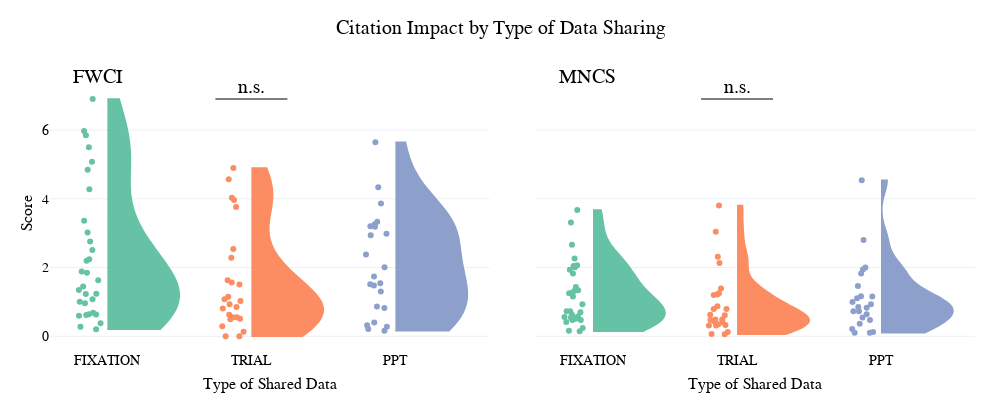

Source (notebook cell):
### Markdown cell above
#### Visualizing Share-Type Comparison

### Code cell
share_groups = {"FIXATION": "#66c2a5", "TRIAL": "#fc8d62", "PPT": "#8da0cb"}
metrics = {"FieldWeightedCitationIndex": "FWCI", "MeanNormalizedCitationScore": "MNCS",}
plot_data = (
    combined
    .loc[combined["data_sharing_class"].isin(share_groups.keys())]
    .melt(
        id_vars=['data_sharing_class'],
        value_vars=list(metrics.keys()),
        var_name='name',
        value_name='value'
    )
    .replace(metrics)
)

sharegroup_fig = make_subplots(
    rows=1, cols=len(metrics), column_titles=list(metrics.values()),
    shared_yaxes=True, horizontal_spacing=0.05,
)
annotation_height = plot_data["value"].max()
for c, (metric, metric_label) in enumerate(metrics.items(), start=1):
    for sharing_class, color in share_groups.items():
        subset = plot_data[
            (plot_data["data_sharing_class"] == sharing_class) &
            (plot_data["name"] == metric_label)
        ]
        sharegroup_fig.add_trace(
            row=1, col=c,
            trace=go.Violin(
                x=subset['data_sharing_class'], y=subset['value'],
                name=sharing_class, legendgroup=sharing_class, scalegroup=sharing_class,
                side='positive', points='all', pointpos=-0.25, jitter=0.2,
                fillcolor=color, line=dict(color=color, width=1.5),
                width=1.0, spanmode="hard",
                showlegend=c==1,
                box=dict(visible=False, width=0.5, line=dict(color="gray")),
                meanline=dict(visible=False, color='gray'),
            ))
    sharegroup_fig.update_annotations(
        selector={"text": metric_label},
        font=TITLE_FONT,
        x=-0.25, xanchor="left", xref="x" if c==1 else "x2",
        y=0.95, yanchor="bottom", yref="paper",
    )
    sharegroup_fig.add_annotation(
        row=1, col=c,
        x=1, xanchor="center", xref="x",
        y=annotation_height, yanchor="bottom", yref="y",
        text="n.s.", font=TITLE_FONT,
        showarrow=False,
    )
    sharegroup_fig.add_shape(
        row=1, col=c,
        type="line",
        x0=0.75, x1=1.25,
        y0=annotation_height, y1=annotation_height,
        yref="y",
        line=dict(color="black", width=1),
    )
    sharegroup_fig.update_xaxes(
        row=1, col=c,
        title=dict(text="Type of Shared Data", font=AXIS_TITLE_FONT, standoff=10),
        tickfont=AXIS_TICK_FONT,
        zeroline=False,
    )
    sharegroup_fig.update_yaxes(
        row=1, col=c,
        tickfont=AXIS_TICK_FONT,
        zeroline=False,
    )

sharegroup_fig.update_layout(
    width=1000, height=400,
    title=dict(
        text="Citation Impact by Type of Data Sharing",
        font=TITLE_FONT,
        x=0.5, xanchor="center", y=0.95, yanchor="top"
    ),
    yaxis=dict(
        title=dict(text="Score", font=AXIS_TITLE_FONT, standoff=5),
    ),
    legend=dict(
        visible=False,
        orientation="v",
        title=dict(text="Data Sharing", font=AXIS_TITLE_FONT),
        font=LEGEND_FONT,
        x=0.5, xanchor="center", y=1.0, yanchor="top",
        bgcolor='rgba(255,255,255,0.5)',
        bordercolor='black', borderwidth=1,
    ),
    margin=dict(t=75, b=50, l=50, r=25, pad=0),
    template="plotly_white"
)
sharegroup_fig.show()

### Figure 1 — Plotly figure (JSON) as saved in the notebook; plotly's stock layout.template omitted (floating-point values rounded to 4 significant figures)
{"data": [{"box": {"line": {"color": "gray"}, "visible": false, "width": 0.5}, "fillcolor": "#66c2a5", "jitter": 0.2, "legendgroup": "FIXATION", "line": {"color": "#66c2a5", "width": 1.5}, "meanline": {"color": "gray", "visible": false}, "name": "FIXATION", "pointpos": -0.25, "points": "all", "scalegroup": "FIXATION", "showlegend": true, "side": "positive", "spanmode": "hard", "width": 1.0, "x": ["FIXATION", "FIXATION", "FIXATION", "FIXATION", "FIXATION", "FIXATION", "FIXATION", "FIXATION", "FIXATION", "FIXATION", "FIXATION", "FIXATION", "FIXATION", "FIXATION", "FIXATION", "FIXATION", "FIXATION", "FIXATION", "FIXATION", "FIXATION", "FIXATION", "FIXATION", "FIXATION", "FIXATION", "FIXATION", "FIXATION", "FIXATION", "FIXATION", "FIXATION", "FIXATION", "FIXATION"], "y": [0.6298, 1.343, 1.004, 1.237, 4.275, 5.079, 0.6151, 1.882, 0.3813, 0.6421, 2.198, 5.845, 1.632, 0.6867, 3.361, 0.5972, 1.074, 6.903, 2.76, 1.445, 0.2747, 3.022, 1.849, 5.498, 0.9614, 5.972, 4.845, 2.24, 0.2044, 2.511, 1.23], "type": "violin", "xaxis": "x", "yaxis": "y"}, {"box": {"line": {"color": "gray"}, "visible": false, "width": 0.5}, "fillcolor": "#fc8d62", "jitter": 0.2, "legendgroup": "TRIAL", "line": {"color": "#fc8d62", "width": 1.5}, "meanline": {"color": "gray", "visible": false}, "name": "TRIAL", "pointpos": -0.25, "points": "all", "scalegroup": "TRIAL", "showlegend": true, "side": "positive", "spanmode": "hard", "width": 1.0, "x": ["TRIAL", "TRIAL", "TRIAL", "TRIAL", "TRIAL", "TRIAL", "TRIAL", "TRIAL", "TRIAL", "TRIAL", "TRIAL", "TRIAL", "TRIAL", "TRIAL", "TRIAL", "TRIAL", "TRIAL", "TRIAL", "TRIAL", "TRIAL", "TRIAL", "TRIAL", "TRIAL", "TRIAL", "TRIAL"], "y": [1.562, 0.6276, 0.9334, 0.5111, 0.5494, 2.283, 3.76, 0.0, 1.146, 0.1343, 0.0, 2.538, 1.632, 1.506, 3.961, 0.5494, 0.2896, 4.896, 0.8509, 0.4952, 4.565, 4.028, 0.8057, 1.022, 1.074], "type": "violin", "xaxis": "x", "yaxis": "y"}, {"box": {"line": {"color": "gray"}, "visible": false, "width": 0.5}, "fillcolor": "#8da0cb", "jitter": 0.2, "legendgroup": "PPT", "line": {"color": "#8da0cb", "width": 1.5}, "meanline": {"color": "gray", "visible": false}, "name": "PPT", "pointpos": -0.25, "points": "all", "scalegroup": "PPT", "showlegend": true, "side": "positive", "spanmode": "hard", "width": 1.0, "x": ["PPT", "PPT", "PPT", "PPT", "PPT", "PPT", "PPT", "PPT", "PPT", "PPT", "PPT", "PPT", "PPT", "PPT", "PPT", "PPT", "PPT", "PPT", "PPT", "PPT", "PPT", "PPT", "PPT"], "y": [1.738, 2.38, 3.332, 2.011, 1.303, 1.511, 0.8241, 3.259, 2.939, 3.862, 3.204, 1.477, 0.4028, 1.541, 2.983, 3.185, 0.2747, 5.647, 0.2099, 4.334, 0.1605, 0.8665, 0.321], "type": "violin", "xaxis": "x", "yaxis": "y"}, {"box": {"line": {"color": "gray"}, "visible": false, "width": 0.5}, "fillcolor": "#66c2a5", "jitter": 0.2, "legendgroup": "FIXATION", "line": {"color": "#66c2a5", "width": 1.5}, "meanline": {"color": "gray", "visible": false}, "name": "FIXATION", "pointpos": -0.25, "points": "all", "scalegroup": "FIXATION", "showlegend": false, "side": "positive", "spanmode": "hard", "width": 1.0, "x": ["FIXATION", "FIXATION", "FIXATION", "FIXATION", "FIXATION", "FIXATION", "FIXATION", "FIXATION", "FIXATION", "FIXATION", "FIXATION", "FIXATION", "FIXATION", "FIXATION", "FIXATION", "FIXATION", "FIXATION", "FIXATION", "FIXATION", "FIXATION", "FIXATION", "FIXATION", "FIXATION", "FIXATION", "FIXATION", "FIXATION", "FIXATION", "FIXATION", "FIXATION", "FIXATION", "FIXATION"], "y": [0.4992, 0.7295, 0.5616, 0.5471, 3.307, 2.006, 0.624, 0.6984, 0.146, 0.4151, 1.155, 3.675, 1.248, 0.4725, 1.337, 0.4746, 0.7295, 2.264, 2.067, 0.934, 0.1575, 2.047, 1.33, 2.665, 0.5775, 1.825, 1.435, 1.278, 0.2432, 1.934, 0.5189], "type": "violin", "xaxis": "x2", "yaxis": "y2"}, {"box": {"line": {"color": "gray"}, "visible": false, "width": 0.5}, "fillcolor": "#fc8d62", "jitter": 0.2, "legendgroup": "TRIAL", "line": {"color": "#fc8d62", "width": 1.5}, "meanline": {"color": "gray", "visible": false}, "name": "TRIAL", "pointpos": -0.25, "points": "all", "scalegroup": "TRIAL", "showlegend": false, "side": "positive", "spanmode": "hard", "width": 1.0, "x": ["TRIAL", "TRIAL", "TRIAL", "TRIAL", "TRIAL", "TRIAL", "TRIAL", "TRIAL", "TRIAL", "TRIAL", "TRIAL", "TRIAL", "TRIAL", "TRIAL", "TRIAL", "TRIAL", "TRIAL", "TRIAL", "TRIAL", "TRIAL", "TRIAL", "TRIAL", "TRIAL", "TRIAL", "TRIAL"], "y": [0.7903, 0.624, 0.6079, 0.4256, 0.4725, 1.216, 2.128, 0.0624, 0.3286, 0.1216, 0.06079, 1.387, 0.8736, 1.248, 1.203, 0.315, 0.3492, 3.807, 0.3113, 0.4151, 3.04, 2.31, 0.4864, 0.7903, 0.4864], "type": "violin", "xaxis": "x2", "yaxis": "y2"}, {"box": {"line": {"color": "gray"}, "visible": false, "width": 0.5}, "fillcolor": "#8da0cb", "jitter": 0.2, "legendgroup": "PPT", "line": {"color": "#8da0cb", "width": 1.5}, "meanline": {"color": "gray", "visible": false}, "name": "PPT", "pointpos": -0.25, "points": "all", "scalegroup": "PPT", "showlegend": false, "side": "positive", "spanmode": "hard", "width": 1.0, "x": ["PPT", "PPT", "PPT", "PPT", "PPT", "PPT", "PPT", "PPT", "PPT", "PPT", "PPT", "PPT", "PPT", "PPT", "PPT", "PPT", "PPT", "PPT", "PPT", "PPT", "PPT", "PPT", "PPT"], "y": [1.155, 0.5476, 0.7302, 0.8511, 1.164, 0.9974, 0.4725, 0.9313, 1.997, 1.459, 1.102, 0.7295, 0.3648, 0.6371, 1.945, 1.824, 0.105, 4.54, 0.1248, 2.802, 0.1038, 0.8302, 0.2075], "type": "violin", "xaxis": "x2", "yaxis": "y2"}], "layout": {"xaxis": {"anchor": "y", "domain": [0.0, 0.475], "title": {"font": {"family": "sans-serif", "size": 16, "color": "black"}, "text": "Type of Shared Data", "standoff": 10}, "tickfont": {"family": "sans-serif", "size": 14, "color": "black"}, "zeroline": false}, "yaxis": {"anchor": "x", "domain": [0.0, 1.0], "tickfont": {"family": "sans-serif", "size": 14, "color": "black"}, "zeroline": false, "title": {"font": {"family": "sans-serif", "size": 16, "color": "black"}, "text": "Score", "standoff": 5}}, "xaxis2": {"anchor": "y2", "domain": [0.525, 1.0], "title": {"font": {"family": "sans-serif", "size": 16, "color": "black"}, "text": "Type of Shared Data", "standoff": 10}, "tickfont": {"family": "sans-serif", "size": 14, "color": "black"}, "zeroline": false}, "yaxis2": {"anchor": "x2", "domain": [0.0, 1.0], "matches": "y", "showticklabels": false, "tickfont": {"family": "sans-serif", "size": 14, "color": "black"}, "zeroline": false}, "annotations": [{"font": {"color": "black", "family": "sans-serif", "size": 20}, "showarrow": false, "text": "FWCI", "x": -0.25, "xanchor": "left", "xref": "x", "y": 0.95, "yanchor": "bottom", "yref": "paper"}, {"font": {"color": "black", "family": "sans-serif", "size": 20}, "showarrow": false, "text": "MNCS", "x": -0.25, "xanchor": "left", "xref": "x2", "y": 0.95, "yanchor": "bottom", "yref": "paper"}, {"font": {"color": "black", "family": "sans-serif", "size": 20}, "showarrow": false, "text": "n.s.", "x": 1, "xanchor": "center", "xref": "x", "y": 6.903, "yanchor": "bottom", "yref": "y"}, {"font": {"color": "black", "family": "sans-serif", "size": 20}, "showarrow": false, "text": "n.s.", "x": 1, "xanchor": "center", "xref": "x2", "y": 6.903, "yanchor": "bottom", "yref": "y2"}], "shapes": [{"line": {"color": "black", "width": 1}, "type": "line", "x0": 0.75, "x1": 1.25, "xref": "x", "y0": 6.903, "y1": 6.903, "yref": "y"}, {"line": {"color": "black", "width": 1}, "type": "line", "x0": 0.75, "x1": 1.25, "xref": "x2", "y0": 6.903, "y1": 6.903, "yref": "y2"}], "title": {"font": {"family": "sans-serif", "size": 20, "color": "black"}, "text": "Citation Impact by Type of Data Sharing", "x": 0.5, "xanchor": "center", "y": 0.95, "yanchor": "top"}, "legend": {"title": {"font": {"family": "sans-serif", "size": 16, "color": "black"}, "text": "Data Sharing"}, "font": {"family": "sans-serif", "size": 14, "color": "black"}, "visible": false, "orientation": "v", "x": 0.5, "xanchor": "center", "y": 1.0, "yanchor": "top", "bgcolor": "rgba(255,255,255,0.5)", "bordercolor": "black", "borderwidth": 1}, "margin": {"t": 75, "b": 50, "l": 50, "r": 25, "pad": 0}, "width": 1000, "height": 400}}
